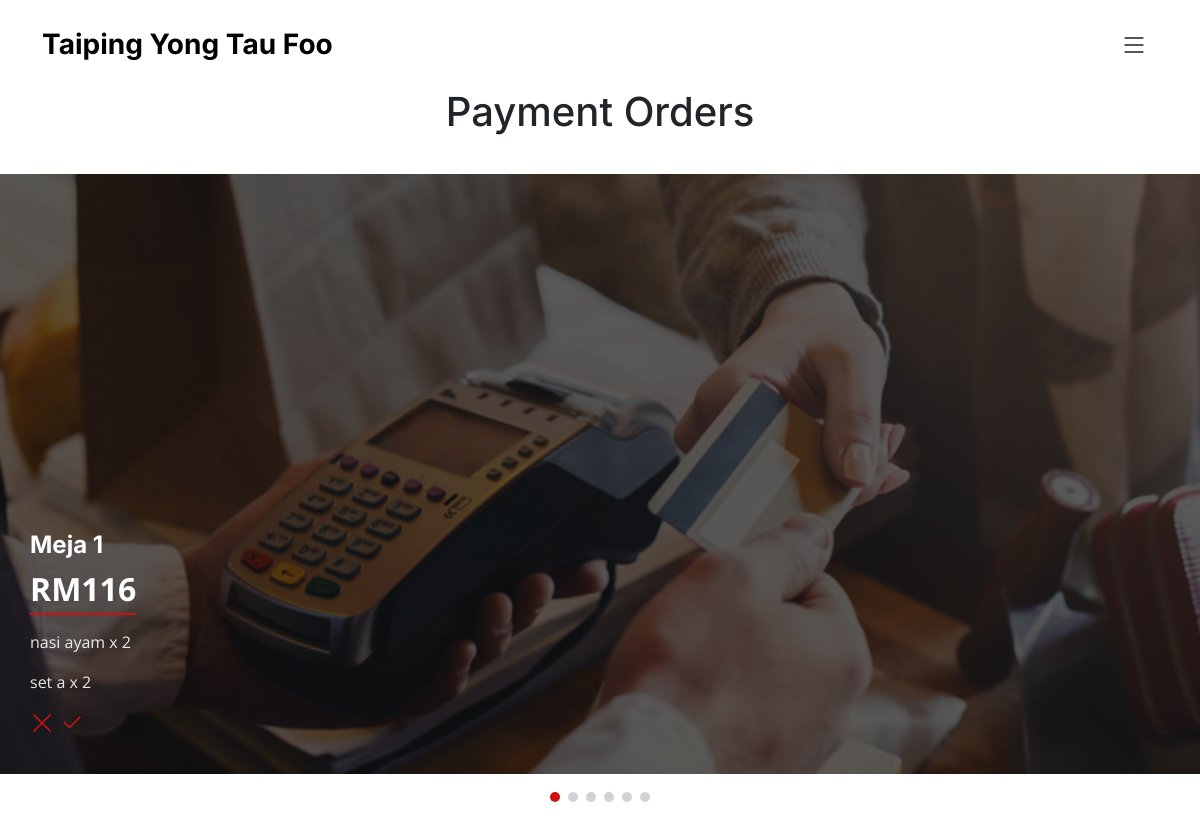
Page /adminpo2.php on the earlier database version.
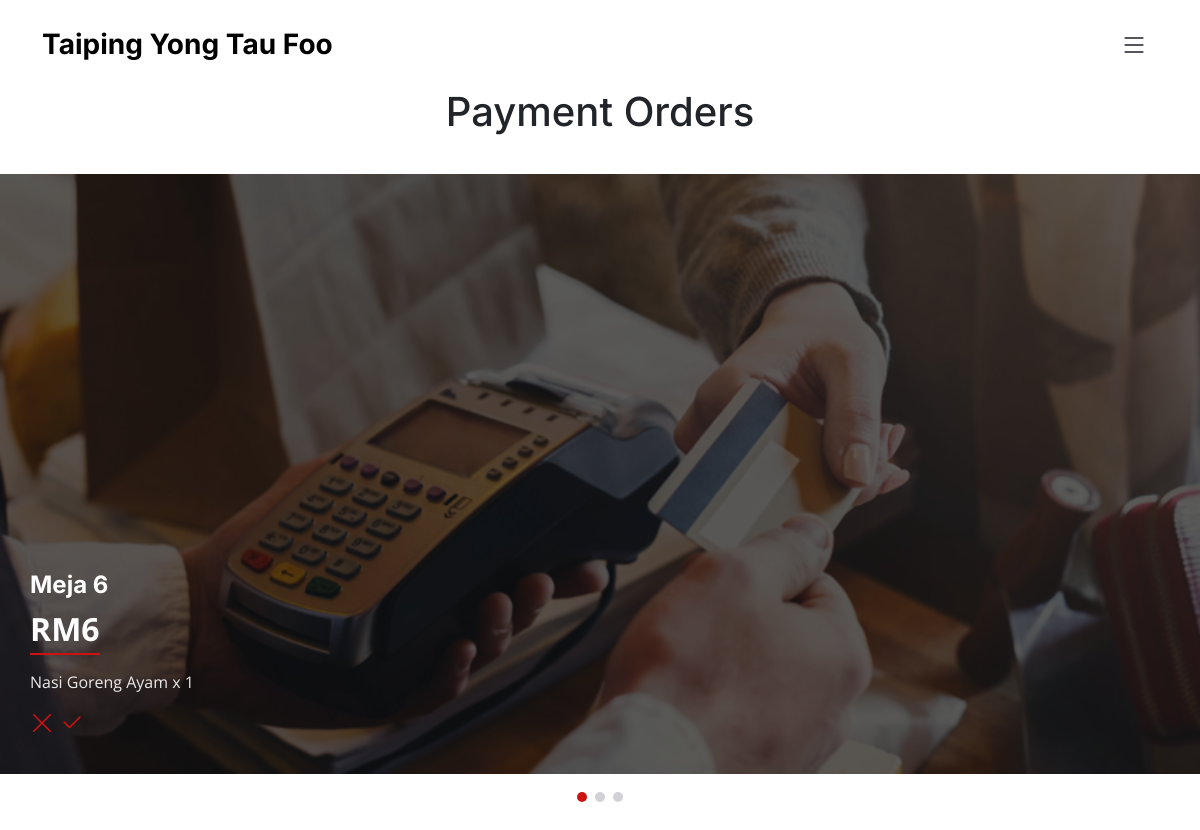
Same page on the later database version.
### tables this page shows
CREATE TABLE IF NOT EXISTS `pesanan` (
  `id` int(8) NOT NULL AUTO_INCREMENT,
  `ref` varchar(255) NOT NULL,
  `tablen` int(8) NOT NULL,
  `item` text NOT NULL,
  `name` text NOT NULL,
  `image` text NOT NULL,
  `quantity` text NOT NULL,
  `tquantity` text NOT NULL,
  `price` text NOT NULL,
  `tprice` text NOT NULL,
  `timedate` text NOT NULL,
  `foodstate` int(11) NOT NULL,
  PRIMARY KEY (`id`)
);

### assets/controller/dbcontroller.php (called while the page is built, shortened)
<?php
class DBController
{
	private $host = "localhost";
	private $user = "root";
	private $password = "";
	private $database = "pesanmakanan";
	private $conn;
	function __construct()
	{
		$this->conn = $this->connectDB();
	}
	function connectDB()
	{
		$conn = mysqli_connect($this->host, $this->user, $this->password, $this->database);
		return $conn;
	}
	function runQuery($query)
	{
		$result = mysqli_query($this->conn, $query);
		while ($row = mysqli_fetch_assoc($result)) {
			$resultset[] = $row;
		}
		if (!empty($resultset))
			return $resultset;
	}
}
?>

### adminpo2.php (the view, shortened to what this page needs)
<?php
require_once("assets/controller/dbcontroller.php");
$db_handle = new DBController();
?>
<!DOCTYPE html>
<html lang="en">
<head>
    <link href="assets/vendor/bootstrap/css/bootstrap.min.css" rel="stylesheet">
    <link href="assets/vendor/bootstrap-icons/bootstrap-icons.css" rel="stylesheet">
    <link href="assets/vendor/aos/aos.css" rel="stylesheet">
    <link href="assets/vendor/glightbox/css/glightbox.min.css" rel="stylesheet">
    <link href="assets/vendor/swiper/swiper-bundle.min.css" rel="stylesheet">
    <link href="assets/css/main.css" rel="stylesheet">
</head>
<body>
    <header id="header" class="header fixed-top d-flex align-items-center">
        <div class="container d-flex align-items-center justify-content-between">
            <a href="index.html" class="logo d-flex align-items-center me-auto me-lg-0">
                <h1>Taiping Yong Tau Foo</h1>
            </a>
            <i class="mobile-nav-toggle mobile-nav-show bi bi-list"></i>
        </div>
    </header>
    <main id="main">
        <section id="events" class="events">
            <div class="container-fluid" data-aos="fade-up">
                <div class="section-header">
                    <h1>Payment Orders</h1>
                </div>
                <div class="slides-1 swiper" data-aos="fade-up" data-aos-delay="100">
                    <div class="swiper-wrapper" id="data4">
                        <?php
                        $orders = $db_handle->runQuery("SELECT * FROM pesanan WHERE foodstate=3");
                        if (empty($orders)) { ?>
                        <div class="swiper-slide event-item d-flex flex-column justify-content-end">
                            <div class="price align-self-start">No Orders</div>
                            <p class="description">
                            </p>
                        </div>
                        <?php
                        } else {
                            foreach ($orders as $order) { ?>
                        <div class="swiper-slide event-item d-flex flex-column justify-content-end"
                            style="background-image: url(assets/img/payment-systems.jpg)">
                            <h3>
                                <?php echo "Meja " . $order["tablen"] ?>
                            </h3>
                            <div class="price align-self-start">
                                <?php echo "RM" . $order["tprice"] ?>
                            </div>
                            <div class="row">
                                <?php
                                $namelist = json_decode($order["name"]);
                                $quantitylist = json_decode($order["quantity"]);
                                $quantityrow = 0;
                                foreach ($namelist as $name) { ?>
                                <p class="description">
                                    <?php echo $name . " x " . $quantitylist[$quantityrow] ?>
                                </p>
                                <?php } ?>
                                <h3><a href='?action=cancel&ref=<?php echo $order["ref"] ?>'><i
                                            class="bi bi-x-lg"></i></a> <a
                                        href='?action=paid&ref=<?php echo $order["ref"] ?>'><i
                                            class="bi bi-check2"></i></a></h3>
                            </div>
                        </div>
                        <?php }
                        } ?>
                    </div>
                    <div class="swiper-pagination"></div>
                </div>
            </div>
        </section>
    </main>
</body>
</html>

### assets/css/main.css (style rules this page uses)
:root { --font-default: "Open Sans", system-ui, -apple-system, "Segoe UI", Roboto, "Helvetica Neue", Arial, "Noto Sans", "Liberation Sans", sans-serif, "Apple Color Emoji", "Segoe UI Emoji", "Segoe UI Symbol", "Noto Color Emoji"; --font-primary: "Amatic SC", sans-serif; --font-secondary: "Inter", sans-serif; }
:root { --color-default: #212529; --color-primary: #ce1212; --color-secondary: #37373f; }
:root { scroll-behavior: smooth; }
body { font-family: var(--font-default); color: var(--color-default); }
a { color: var(--color-primary); text-decoration: none; }
h1, h2, h3, h4, h5, h6 { font-family: var(--font-secondary); }
section { overflow: hidden; padding: 80px 0; }
.section-header { text-align: center; padding-bottom: 30px; }
.header { background: #fff; transition: all 0.5s; z-index: 997; height: 90px; border-bottom: 1px solid #fff; }
.header .logo h1 { font-size: 28px; font-weight: 700; color: #000; margin: 0; font-family: var(--font-secondary); }
section { scroll-margin-top: 90px; }
@media (max-width: 1279px) { .mobile-nav-show { color: var(--color-secondary); font-size: 28px; cursor: pointer; line-height: 0; transition: 0.5s; z-index: 9999; margin: 0 10px 0 20px; } }
.events .container-fluid { padding: 0; }
.events .event-item { background-size: cover; background-position: cente; min-height: 600px; padding: 30px; }
.events .event-item:before { content: ""; background: rgba(0, 0, 0, 0.6); position: absolute; inset: 0; }
.events .event-item h3 { font-size: 24px; font-weight: 700; margin-bottom: 5px; color: #fff; position: relative; }
.events .event-item .price { color: #fff; border-bottom: 2px solid var(--color-primary); font-size: 32px; font-weight: 700; margin-bottom: 15px; position: relative; }
.events .event-item .description { margin-bottom: 0; color: rgba(255, 255, 255, 0.9); position: relative; }
.events .swiper-pagination { margin-top: 20px; position: relative; }

Differences in the rows shown:
removed pesanan: tablen "1", tprice "116", name "nasi ayam", quantity "2", name "set a", shown under "Payment Orders"
added pesanan: tablen "6", tprice "6", name "Nasi Goreng Ayam", quantity "1"
